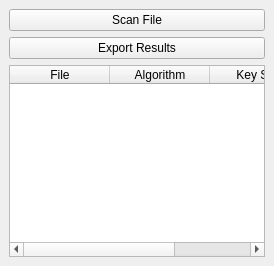
<?xml version="1.0" encoding="UTF-8"?>
<ui version="4.0">
 <class>PQC_Agent</class>
 <widget class="QMainWindow" name="PQC_Agent">
  <property name="windowTitle">
   <string>PQC Agent</string>
  </property>
  <widget class="QWidget" name="centralwidget">
   <layout class="QVBoxLayout" name="verticalLayout">
    <item>
     <widget class="QPushButton" name="scanButton">
      <property name="text">
       <string>Scan File</string>
      </property>
     </widget>
    </item>
    <item>
     <widget class="QPushButton" name="exportButton">
      <property name="text">
       <string>Export Results</string>
      </property>
     </widget>
    </item>
    <item>
     <widget class="QTableWidget" name="tableWidget">
      <property name="columnCount">
       <number>3</number>
      </property>
      <property name="rowCount">
       <number>0</number>
      </property>
      <column>
       <property name="text">
        <string>File</string>
       </property>
      </column>
      <column>
       <property name="text">
        <string>Algorithm</string>
       </property>
      </column>
      <column>
       <property name="text">
        <string>Key Size</string>
       </property>
      </column>
     </widget>
    </item>
   </layout>
  </widget>
 </widget>
 <resources/>
 <connections/>
</ui>
